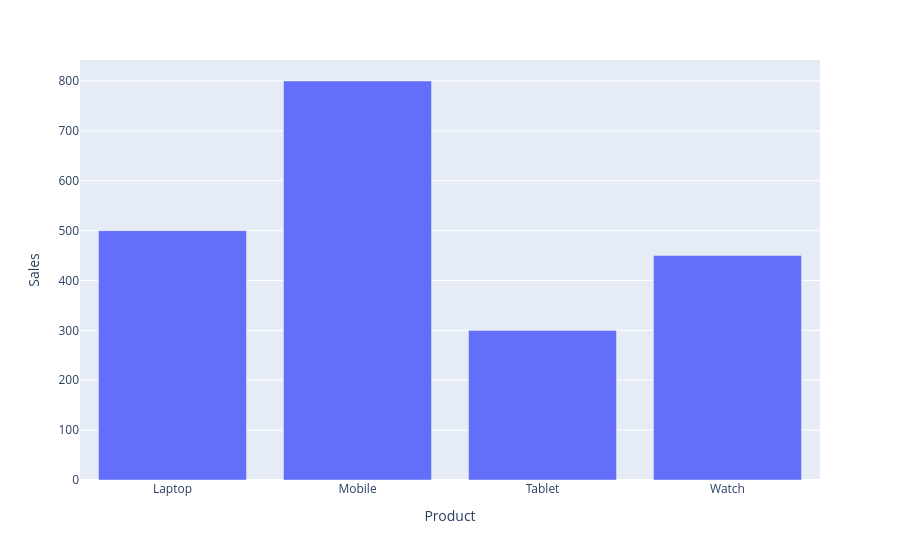

Write notebook code for a chart like this one.
### Code cell
fig = px.bar(
    df,
    x="Product",
    y="Sales"
)

fig.show()

### Figure 1 — Plotly figure (JSON) as saved in the notebook; plotly's stock layout.template omitted (floating-point values rounded to 4 significant figures)
{"data": [{"hovertemplate": "Product=%{x}<br>Sales=%{y}<extra></extra>", "legendgroup": "", "marker": {"color": "#636efa", "pattern": {"shape": ""}}, "name": "", "orientation": "v", "showlegend": false, "textposition": "auto", "type": "bar", "x": ["Laptop", "Mobile", "Tablet", "Watch"], "xaxis": "x", "y": [500, 800, 300, 450], "yaxis": "y"}], "layout": {"barmode": "relative", "legend": {"tracegroupgap": 0}, "margin": {"t": 60}, "xaxis": {"anchor": "y", "domain": [0, 1], "title": {"text": "Product"}}, "yaxis": {"anchor": "x", "domain": [0, 1], "title": {"text": "Sales"}}}}
